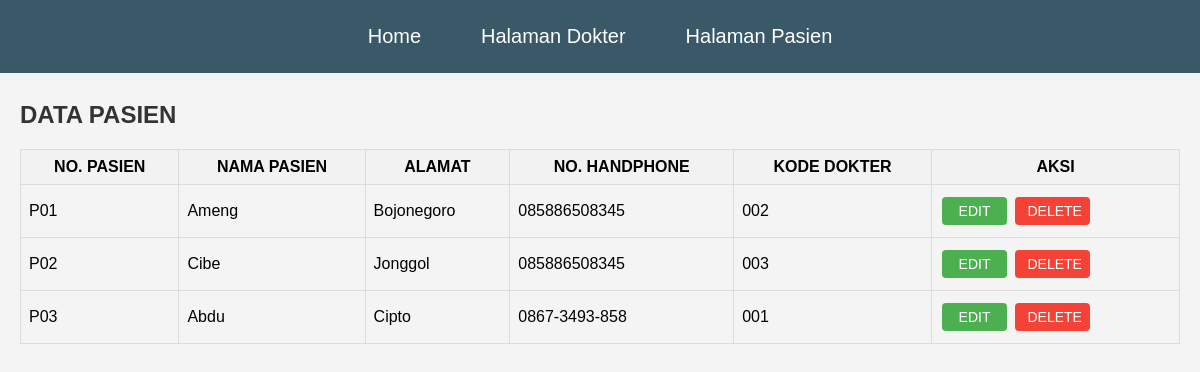
/Klinik/pasien/tampilan_pasien.php, run on the app's committed database.
### tables this page shows
CREATE TABLE `pasien` (
  `no_pasien` varchar(6) NOT NULL,
  `nama_pasien` varchar(50) NOT NULL,
  `alamat` text NOT NULL,
  `hp` varchar(13) NOT NULL,
  `kode_dokter` varchar(3) NOT NULL
);

### Klinik/pasien/tampilan_pasien.php (the view, shortened to what this page needs)
<!DOCTYPE html>
<html lang="en">
<head>
    <link rel="stylesheet" href="../navigasi/style.css">
    <link rel="stylesheet" type="text/css" href="https://cdnjs.cloudflare.com/ajax/libs/font-awesome/6.7.2/css/all.min.css">
</head>
<body>
    <header>
        <nav>
            <ul class="menu">
                <li><a href="../navigasi/home_page.php">Home</a></li>
                <li class="dropdown">
                    <a href="#">Halaman Dokter</a>
                </li>
                <li class="dropdown">
                    <a href="#">Halaman Pasien</a>
                </li>
            </ul>
        </nav>
    </header>
    <h2>DATA PASIEN</h2>
    <table border="1">
        <tr>
            <th>NO. PASIEN</th>
            <th>NAMA PASIEN</th>
            <th>ALAMAT</th>
            <th>NO. HANDPHONE</th>
            <th>KODE DOKTER</th>
            <th>AKSI</th>
        </tr>
        <?php
        include '../koneksi.php';
        $tampil = mysqli_query($conn, "SELECT * FROM pasien");
        while($data = mysqli_fetch_array($tampil)){
        ?>
        <tr>
            <td><?php echo $data['no_pasien']?></td>
            <td><?php echo $data['nama_pasien']?></td>
            <td><?php echo $data['alamat']?></td>
            <td><?php echo $data['hp']?></td>
            <td><?php echo $data['kode_dokter']?></td>
            <td>
            <a href="edit_pasien.php?no_pasien=<?php echo $data['no_pasien']?>" class="button edit">EDIT</a>
            <a href="hapus_pasien.php?no_pasien=<?php echo $data['no_pasien']?>" class="button delete">DELETE</a></td>
        </tr>
        <?php } ?>
    </table>
</body>
</html>

### Klinik/navigasi/style.css (style rules this page uses)
* { margin: 0; padding: 0; box-sizing: border-box; font-family: 'Poppins', sans-serif; }
body { background-color: #f4f4f4; display: flex; flex-direction: column; min-height: 100vh; }
header { background: #0a3347cc; padding: 15px 0; min-height: 5vh; position: fixed; top: 0; left: 0; right: 0; z-index: 9999; }
.menu { list-style: none; display: flex; justify-content: center; }
.menu li { position: relative; margin: 0 15px; }
.menu a { color: white; text-decoration: none; padding: 10px 15px; display: block; font-size: 20px; }
ul { list-style: none; }

### Klinik/pasien/tampilan_pasien.php (style rules this page uses)
body { font-family: Arial, sans-serif; margin: 20px; }
h2 { color: #333; }
h2, table { margin-top: 7%; }
table { width: 100%; border-collapse: collapse; margin-top: 20px; }
table, th, td { border: 1px solid #ddd; }
th { padding: 8px; text-align: center; }
td { padding: 8px; text-align: left; }
th { background-color: #f2f2f2; }
.button.edit { display: inline-block; padding: 6px 12px; margin: 4px 2px; border: none; border-radius: 4px; background-color: #4CAF50; color: white; text-align: center; text-decoration: none; font-size: 14px; cursor: pointer; width: 65px; }
.button.delete { display: inline-block; padding: 6px 12px; margin: 4px 2px; border: none; border-radius: 4px; background-color: #f44336; color: white; text-align: center; text-decoration: none; font-size: 14px; cursor: pointer; width: 75px; }

### data on the page
pasien: no_pasien "P01", nama_pasien "Ameng", alamat "Bojonegoro", hp "085886508345", kode_dokter "002"
pasien: no_pasien "P02", nama_pasien "Cibe", alamat "Jonggol", hp "085886508345", kode_dokter "003"
pasien: no_pasien "P03", nama_pasien "Abdu", alamat "Cipto", hp "0867-3493-858", kode_dokter "001"
